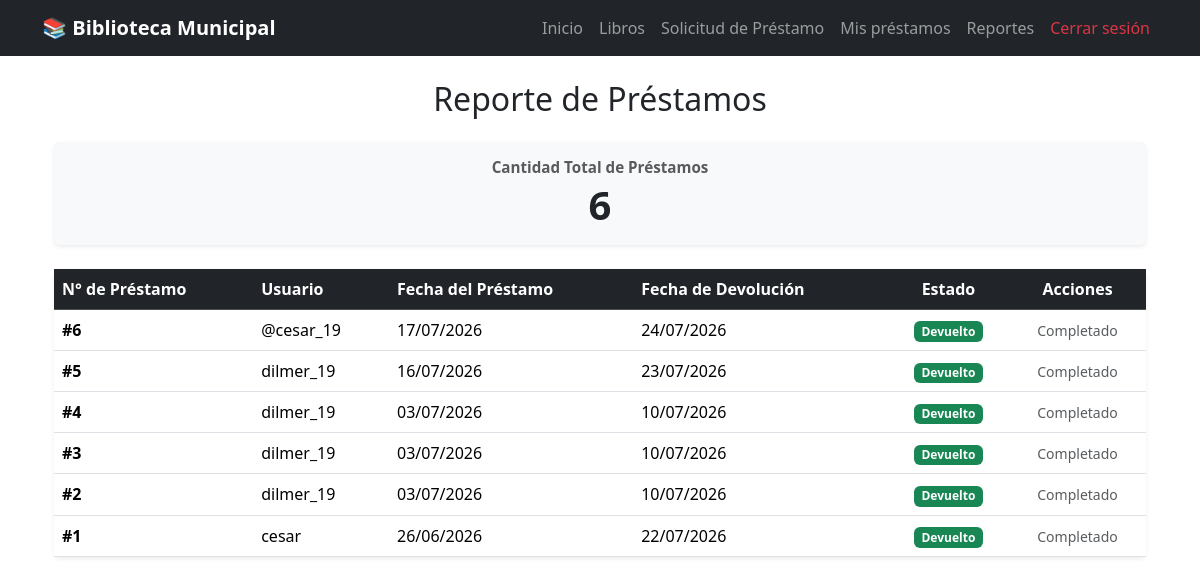
The app's page /reporte-prestamos/ (signed in), older data.
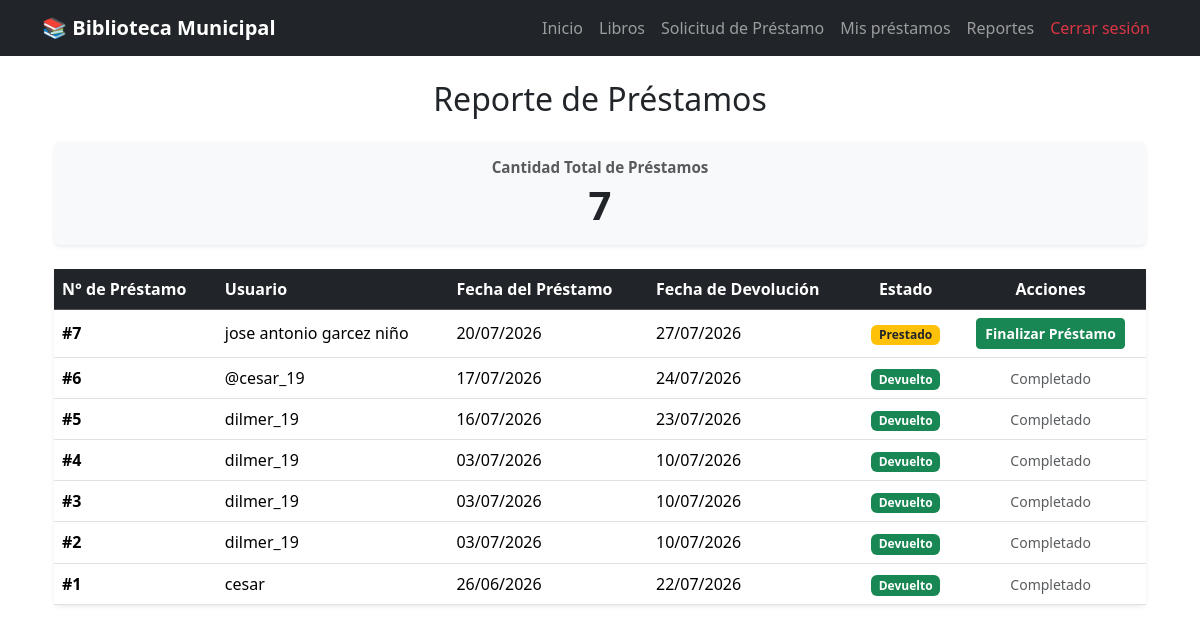
The same page, newer data.
### pedidos/models.py (models this page shows, shortened)
class Prestamo(models.Model):
    ESTADOS = [
        ('Prestado','Prestado'),
        ('Devuelto','Devuelto'),
        ('Retrasado','Retrasado'),
    ]
    estudiante = models.ForeignKey(
        User,
        on_delete=models.CASCADE
    )
    libros = models.ManyToManyField(
        Libro,
        through='DetallePrestamo'
    )
    fecha_prestamo = models.DateField(
        auto_now_add=True
    )
    fecha_devolucion = models.DateField()
    estado = models.CharField(
        max_length=20,
        choices=ESTADOS,
        default="Prestado"
    )

### pedidos/views.py (the view)
@login_required
def reporte_prestamos(request):
    prestamos = Prestamo.objects.all().order_by("-id")
    cantidad_total = prestamos.count()
    prestados = prestamos.filter(estado="Prestado").count()
    devueltos = prestamos.filter(estado="Devuelto").count()
    retrasados = prestamos.filter(estado="Retrasado").count()
    return render(
        request,
        "prestamos/reporte_prestamos.html",
        {
            "prestamos": prestamos,
            "cantidad_total": cantidad_total,
            "prestados": prestados,
            "devueltos": devueltos,
            "retrasados": retrasados,
        }
    )

### pedidos/templates/prestamos/reporte_prestamos.html
{% extends "base.html" %}
{% block content %}
<div class="container mt-4">
    <h2 class="mb-4 text-center">
        Reporte de Préstamos
    </h2>
    <div class="row g-3 mb-4">
        <div class="col-md-12">
            <div class="card shadow-sm border-0 bg-light p-3 text-center">
                <h5 class="text-muted mb-1" style="font-size: 0.95rem; font-weight:600;">
                    Cantidad Total de Préstamos
                </h5>
                <p class="display-6 fw-bold text-dark mb-0">
                    {{ cantidad_total }}
                </p>
            </div>
        </div>
    </div>
    <div class="card shadow-sm border-0">
        <div class="table-responsive">
            <table class="table table-hover align-middle mb-0">
                <thead class="table-dark">
                    <tr>
                        <th>N° de Préstamo</th>
                        <th>Usuario</th>
                        <th>Fecha del Préstamo</th>
                        <th>Fecha de Devolución</th>
                        <th class="text-center">Estado</th>
                        <th class="text-center">Acciones</th>
                    </tr>
                </thead>
                <tbody>
                    {% for prestamo in prestamos %}
                    <tr>
                        <td>
                            <strong>#{{ prestamo.id }}</strong>
                        </td>
                        <td>
                            {{ prestamo.estudiante.get_full_name|default:prestamo.estudiante.username }}
                        </td>
                        <td>
                            {{ prestamo.fecha_prestamo|date:"d/m/Y" }}
                        </td>
                        <td>
                            {{ prestamo.fecha_devolucion|date:"d/m/Y" }}
                        </td>
                        <td class="text-center">
                            {% if prestamo.estado == "Prestado" %}
                                <span class="badge bg-warning text-dark">
                                    Prestado
                                </span>
                            {% elif prestamo.estado == "Devuelto" %}
                                <span class="badge bg-success">
                                    Devuelto
                                </span>
                            {% elif prestamo.estado == "Retrasado" %}
                                <span class="badge bg-danger">
                                    Retrasado
                                </span>
                            {% endif %}
                        </td>
                        <td class="text-center">
                            {% if prestamo.estado != "Devuelto" %}
                                <a href="{% url 'devolver_libro' prestamo.id %}"
                                   class="btn btn-sm btn-success fw-bold"
                                   onclick="return confirm('¿Estás seguro de que deseas finalizar este préstamo y registrar la devolución?');">
                                    Finalizar Préstamo
                                </a>
                            {% else %}
                                <span class="text-muted small">Completado</span>
                            {% endif %}
                        </td>
                    </tr>
                    {% empty %}
                    <tr>
                        <td colspan="6" class="text-center text-muted py-4">
                            No existen préstamos registrados.
                        </td>
                    </tr>
                    {% endfor %}
                </tbody>
            </table>
        </div>
    </div>
</div>
{% endblock %}

Row changes from the older to the newer data that the page shows:
added Prestamo: id "7", estudiante.get_full_name "jose antonio garcez niño", fecha_prestamo "20/07/2026", fecha_devolucion "27/07/2026", estado "Prestado"
Text that changed along with them:
{{ cantidad_total }}: "6" → "7"
